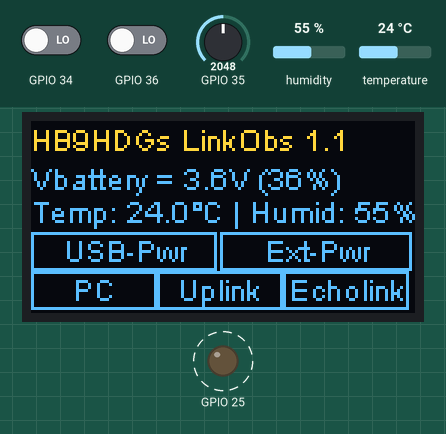
Simulated run of this program. Board: ESP32. Shown: 128×64 one-colour display, output pins drawn as LEDs (lit = HIGH). Dashed ring = blinking. The test bench sets the inputs (shaded band); at power-on: humidity 55 %, GPIO 35 = 2048, GPIO 34 LOW, GPIO 36 LOW, temperature 24 °C. The OLED is the two-colour kind (top 16 rows yellow); EEPROM starts erased; no radio packets arrive unless stated.

Above: at 5.6 s.
5.7 s: humidity set to 22 %
At 16.8 s:
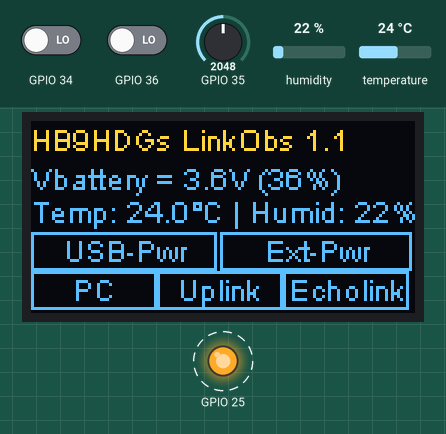
17.5 s: GPIO 35 set to 60
At 31.2 s:
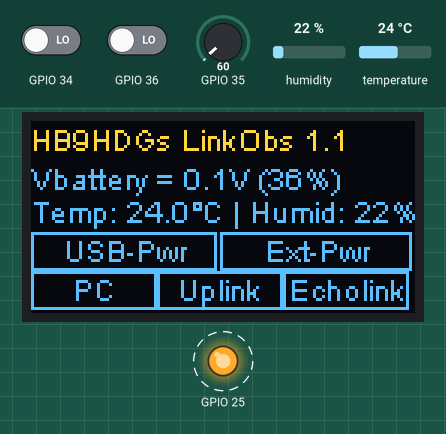
31.5 s: GPIO 34 driven HIGH
At 32.2 s:
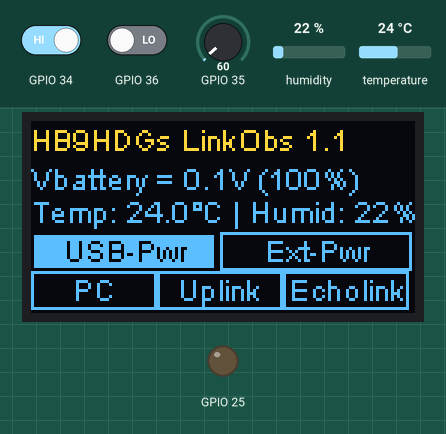
33.0 s: GPIO 36 driven HIGH
At 34.0 s:
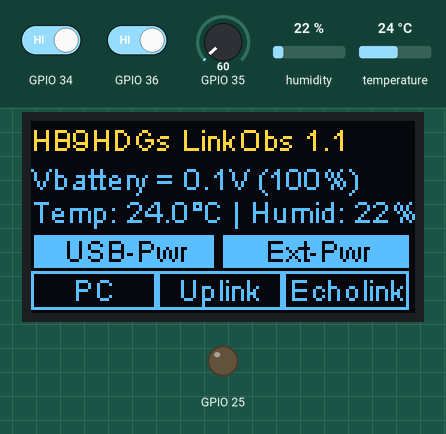
Timing chart, 0 to 35.5 s (numbered marks = the images above; inputs shaded):
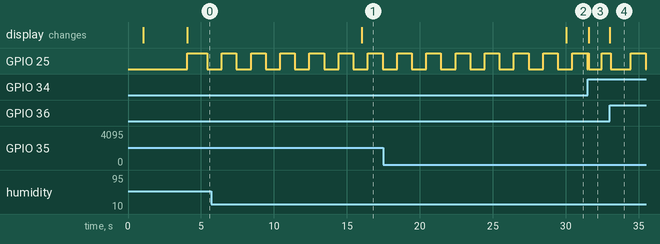

The program:

main.cpp
```cpp
#include <Arduino.h>
#include <config.h>    // our configuration file
#include <hb9gl.h>     // data and display handling
#include <interface.h> // USB communication definition with PC-Compagnion
#include <mylora.h>    // lora handling

// defines for debugging purpuoses
#define LORA true         // enable LoRa tx
#define SERIALDEBUG false // use usb/serial for debug instead communication with PC-Compagnion
#define SERIALDATA !SERIALDEBUG

const Settings settings;

EspClass esp;
DHT dht;
SSD1306 lcd(settings.basic.display_address, settings.basic.display_sda, settings.basic.display_scl);
Display display(lcd, dht);
MyLora lora;

static time_t aprsLastReconnect = 0;
static time_t lastIgBeacon = 0;
static time_t lastMtBeacon = 0;
static time_t lastUpload = 0;

unsigned long lastSerialPacketReceived = 0;
unsigned long KeepAliveInterval = settings.tlm.pc_timeout * 1000L;

// basic timer struct
struct TIMER
{
    unsigned long stamp;
    unsigned long duration;
    bool state;
};

TIMER statusBlink{0, 1000, 0};                                         // timer to control LED blinking with 1000 msec
TIMER tmrAPRSsendData{0, settings.tlm.beacon_interval * 60 * 1000, 0}; // timer to tx APRS Data
TIMER tmrAPRSsendStatus{0, 1 * settings.tlm.status_interval * 60 * 1000, 0}; // timer to tx APRS Status
TIMER tmrGetDHT11Data{0,
                      settings.tlm.dht11_interval * 1000,
                      0}; // timer to get new environmental data from DHT11 sensor

unsigned long currentTime;

void setup()
{
    Serial.begin(settings.basic.serial_baud);
    display.init();

#if SERIALDEBUG
    Serial.print("\n\nLoRa telemetry v");
    Serial.print(settings.basic.version.c_str());
    Serial.println("\nby HB9HDG\n");
#endif
    pinMode(settings.basic.green_led_pin, OUTPUT);
    pinMode(settings.tlm.usb_power_pin, INPUT);
    pinMode(settings.tlm.ext_power_pin, INPUT);

#if SERIALDEBUG
    Serial.println("{setup} LoRa Setup init");
#endif
    lora.init();

#if SERIALDEBUG
    Serial.println("{setup} Display data");
#endif
    display.updateData();
    display.displayData();

#if SERIALDEBUG
    Serial.println("{setup} tx_telemetry_beacon");
#endif
    tmrAPRSsendStatus.stamp = millis();
    lora.tx_telemetry_beacon(display);
#if SERIALDEBUG
    Serial.println("{setup} tx_telemetry_data");
#endif
    tmrAPRSsendData.stamp = millis();
    lora.tx_telemetry_data(display);
#if SERIALDEBUG
    Serial.println("{setup} Startup finished.");
#endif
    display.reset_statusChanged();
}

void loop()
{
    // auto restart in case something unexpected happens
    if (millis() > 23L * 59L * 60L * 1000L)
        esp.restart();

    currentTime = millis();

    // blink status LED
    if (currentTime - statusBlink.stamp >= statusBlink.duration)
    {
        statusBlink.stamp = currentTime;
        statusBlink.state = !statusBlink.state;
        digitalWrite(settings.basic.green_led_pin, statusBlink.state);
    }

#if SERIALDATA
    // serial communication with pc-compagnion
    // look for incoming serial packets
    while (Serial.available() >= sizeof(uint32_t))
    {
        lastSerialPacketReceived = currentTime;
        display.set_statusPCConnected(true);
        auto cmd = uint32_t{};
        // read the command
        if (sizeof(cmd) == Serial.read(( uint8_t * )&cmd, sizeof(cmd)))
        {
            // read the appropriate message and
            // update the system accordingly
            switch (cmd)
            {
            case pc_link_message::command:
            {
                pc_link_message msg;
                Serial.read(( uint8_t * )&msg, sizeof(msg));
                display.set_statusUpLink(msg.UplinkStatus);
                display.set_statusEchoLink(msg.EcholinkStatus);
            }
            break;
            case esp_get_keepAlive_message::command:
            {
                esp_get_keepAlive_message msg;
                Serial.read(( uint8_t * )&msg, sizeof(msg));
            }
            break;
            case esp_get_message::command:
            {
                esp_get_message msg;
                Serial.read(( uint8_t * )&msg, sizeof(msg));
                esp_get_response_message rsp;
                display.updateData();
                rsp.aprsPacketSeq = display.get_aprsPacketSeq();
                rsp.intvoltage = display.get_intVoltage();
                rsp.battPercent = display.get_battPercent();
                rsp.MAINSpower = display.get_statusMainsPower() ? 1 : 0;
                rsp.temperature = display.get_temperature();
                rsp.humidity = display.get_humidity();
                rsp.lastAPRSDataTime = (millis() - tmrAPRSsendData.stamp) / 1000;
                rsp.lastAPRSStatusTime = (millis() - tmrAPRSsendStatus.stamp) / 1000;
                cmd = esp_get_response_message::command;
                while (!Serial.availableForWrite())
                {
                    delay(1);
                }
                Serial.write(( uint8_t * )&cmd, sizeof(cmd));
                while (!Serial.availableForWrite())
                {
                    delay(1);
                }
                Serial.write(( uint8_t * )&rsp, sizeof(rsp));
            }
            break;
            case esp_get_reboot_message::command:
            {
                esp_get_reboot_message msg;
                Serial.read(( uint8_t * )&msg, sizeof(msg));
                esp.restart();
            }
            break;
            default:
                // junk. consume what we didn't read
                while (Serial.available())
                    Serial.read();
                break;
            }
        }
        else
        {
            // junk. consume what we didn't read
            while (Serial.available())
                Serial.read();
        }
    }
#endif

    if (currentTime - lastSerialPacketReceived >= KeepAliveInterval)
    {
        display.set_statusPCConnected(false);
        display.set_statusUpLink(false);
        display.set_statusEchoLink(false);
    }
    display.updateData();

    // send aprs status messages (position and tlm-parameters)
    if (currentTime - tmrAPRSsendStatus.stamp >= tmrAPRSsendStatus.duration)
    {
#if SERIALDEBUG
        Serial.println("{loop} aprs status timer reached.");
#endif
        tmrAPRSsendStatus.stamp = currentTime;
        lora.tx_telemetry_beacon(display);
    }
    // send aprs telemetry data
    if (currentTime - tmrAPRSsendData.stamp >= tmrAPRSsendData.duration)
    {
#if SERIALDEBUG
        Serial.println("{loop} aprs telemetry timer reached.");
#endif
        tmrAPRSsendData.stamp = currentTime;
        lora.tx_telemetry_data(display);
    }

    if (display.get_statusChanged())
    {
        display.reset_statusChanged();
        display.displayData();
        tmrAPRSsendStatus.stamp = currentTime;
        lora.tx_telemetry_data(display);
    }
    if (currentTime % 50)
    {
        display.displayData();
    }
}
```

hb9gl.h
```cpp
#pragma once

#include <DHT.h> // dht11 sensor (temperature & humidity)
#include <EEPROM.h>
#include <SSD1306.h> // LCD display
#include <Wire.h>
#include <config.h> // our configuration file
#include <cstdint>
#include <string>

class Data
{
public:
    Data(const DHT &dht) : m_dht(dht)
    {
#if SERIALDEBUG
        Serial.println("Data constructor called");
#endif
    };
    ~Data() = default;

    void init();
    void updateData();
    void fetchSensorData();
    float get_temperature();
    float get_humidity();
    float get_intVoltage();
    int get_battPercent();
    uint8_t get_aprsPacketSeq();
    void set_aprsPacketSeq(uint8_t count);
    void inc_aprsPacketSeq();
    bool get_statusPCUSBpower();
    bool get_statusMainsPower();
    bool get_statusPCConnected();
    void set_statusPCConnected(bool pcconnected);
    bool get_statusUpLink();
    void set_statusUpLink(bool uplink_reachable);
    bool get_statusEchoLink();
    void set_statusEchoLink(bool echolink_logged_in);
    bool get_statusChanged();
    void reset_statusChanged();

protected:
    const Settings settings;
    // const Basic_settings m_basicSettings;
    // const Telemetry_settings m_tlmSettings;
    // const LoRa_settings m_loraSettings;
    const Texts m_txt;
    float m_temperature{};
    float m_humidity{};
    float m_intvoltage{};
    uint8_t m_battPercent{};
    uint8_t m_aprsPacketSeq{0};
    bool m_statusPCconnected{false};
    bool m_previousStatusPCconnected{false};
    bool m_statusPCUSBpower{false};
    bool m_previousStatusUSBPower{false};
    bool m_statusMainsPower{false};
    bool m_previousStatusMainsPower{false};
    bool m_statusUpLink{false};
    bool m_previousStatusUpLink{false};
    bool m_statusEchoLink{false};
    bool m_previousStatusEchoLink{false};

private:
    const unsigned long m_battWaitTime{15000};
    unsigned long m_battTimeStamp{0};
    DHT m_dht;
    const unsigned long m_dhtWaitTime{15000};
    unsigned long m_dhtTimeStamp{0};
};

class Display : public Data
{
public:
    Display(SSD1306 &lcd, DHT &dht) : Data(dht), m_lcd(lcd)
    {
#if SERIALDEBUG
        Serial.println("Display constructor called");
#endif
    };
    ~Display() {};

    void init();
    void displayData();
    void printBox(int16_t x, int16_t y, int16_t width, int16_t height, const String &text, bool inverse = false);

private:
    SSD1306 m_lcd;
};
```

interface.h
```cpp
#pragma once
#include <cstdint>

struct pc_link_message final
{
    constexpr static const uint32_t command = 1;
    uint8_t UplinkStatus;
    uint8_t EcholinkStatus;
};

struct esp_get_keepAlive_message final
{
    constexpr static const uint32_t command = 2;
    uint32_t dummy;
};

struct esp_get_message final
{
    constexpr static const uint32_t command = 3;
    uint32_t dummy;
};

struct esp_get_response_message final
{
    constexpr static const uint32_t command = 4;
    uint8_t aprsPacketSeq;
    float intvoltage;
    uint8_t battPercent;
    uint8_t MAINSpower;
    float temperature;
    float humidity;
    uint32_t lastAPRSDataTime;
    uint32_t lastAPRSStatusTime;
};

struct esp_get_reboot_message final
{
    constexpr static const uint32_t command = 5;
    uint32_t dummy;
};
```

mylora.h
```cpp
#include <LoRa.h> // LoRa library by Sandeep Mistry
#include <config.h>
#include <hb9gl.h>
#include <string>

class MyLora : public LoRaClass
{
public:
    void init();
    void tx(String tx_data);
    template <typename T>
    void tx(T tx_data);
    void tx_telemetry_beacon(Display &display);
    void tx_telemetry_data(Display &display);

private:
    Settings m_settings;
    std::string lpad(std::string const &str, size_t length, char paddedChar = ' ');
    std::string rpad(std::string const &str, size_t s, char paddedChar = ' ');
};
```

hb9gl.cpp
```cpp
#include <hb9gl.h>
#define SERIALDEBUG false // use usb/serial for debug instead communication with PC-Compagnion
#define SERIALDATA !SERIALDEBUG


void Data::init()
{
#if SERIALDEBUG
    Serial.println("Data::Init");
#endif

    // read aprs sequence counter from eeprom
    EEPROM.begin(512);
    m_aprsPacketSeq = EEPROM.read(settings.basic.EEPROMaddress);
    if (isnan(m_aprsPacketSeq))
        m_aprsPacketSeq = 0;
        // if (m_aprsPacketSeq < 146)
        //     m_aprsPacketSeq = 146;
#if SERIALDEBUG
    Serial.println("EEPROM initiated");
    Serial.print("stored last APRS packet sequence#: ");
    Serial.println(m_aprsPacketSeq);
#endif


    // read internal battery status
    m_intvoltage = float(analogRead(settings.tlm.hall_sensor_pin)) / 4095 * 2 * 3.3 * 1.1;
    m_battPercent = 100 * (m_intvoltage - 3.3) / (4.2 - 3.3);
    if (m_battPercent > 100)
        m_battPercent = 100;
    if (m_battPercent < 0)
        m_battPercent = 0;
#if SERIALDEBUG
    Serial.print("internal battery percent: ");
    Serial.println(m_battPercent);
#endif

    // read dht22 sensor
    m_dht.setup(settings.tlm.dht11_pin);
    delay(1000);
    auto currentTime = millis();
    m_dhtTimeStamp = currentTime;
    m_temperature = m_dht.getTemperature();
    m_humidity = m_dht.getHumidity();
    if (isnan(m_temperature))
        m_temperature = 0.0f;
    if (isnan(m_humidity))
        m_humidity = 0.0f;

#if SERIALDEBUG
    Serial.println("DHT initiated");
    Serial.print("Temp: ");
    Serial.print(m_temperature);
    Serial.print("°C Humidity: ");
    Serial.print(m_humidity);
    Serial.println("%");
#endif
}

void Data::fetchSensorData()
{
#if SERIALDEBUG
    // Serial.println("{Data::fetchSensorData}");
#endif
    get_intVoltage();
    get_temperature();
    get_statusMainsPower();
    get_statusPCUSBpower();
}

void Data::updateData()
{
    fetchSensorData();
}

float Data::get_temperature()
{
    // read dht sensor data
    const auto currentTime = millis();
    if (currentTime - m_dhtTimeStamp >= m_dhtWaitTime)
    {
        m_dhtTimeStamp = currentTime;
        m_temperature = m_dht.getTemperature();
        if (isnan(m_temperature))
            m_temperature = 0.0f;
        m_humidity = m_dht.getHumidity();
        if (isnan(m_humidity))
            m_humidity = 0.0f;
    }

    return m_temperature;
}

float Data::get_humidity()
{
    // read dht sensor data
    get_temperature();
    return m_humidity;
}

float Data::get_intVoltage()
{
    // read internal voltage
    const auto currentTime = millis();
    if (currentTime - m_battTimeStamp >= m_battWaitTime)
    {
        m_battTimeStamp = currentTime;
        m_intvoltage = float(analogRead(settings.tlm.hall_sensor_pin)) / 4095 * 2 * 3.3 * 1.1;
    }
    return m_intvoltage;
}

int Data::get_battPercent()
{
    get_intVoltage();
    m_battPercent = 100 * (m_intvoltage - 3.3) / (4.2 - 3.3);
    if (m_battPercent > 100)
        m_battPercent = 100;
    if (m_battPercent < 0)
        m_battPercent = 0;

    return m_battPercent;
}

uint8_t Data::get_aprsPacketSeq()
{
    return m_aprsPacketSeq;
}

void Data::set_aprsPacketSeq(uint8_t count)
{
    m_aprsPacketSeq = count;
}

void Data::inc_aprsPacketSeq()
{
    ++m_aprsPacketSeq;
    if (m_aprsPacketSeq > 999)
        m_aprsPacketSeq = 0;
}

bool Data::get_statusPCUSBpower()
{
#if SERIALDEBUG
    // Serial.println("{Data::get_statusPCUSBPower}");
#endif
    m_statusPCUSBpower = digitalRead(settings.tlm.usb_power_pin);
    return m_statusPCUSBpower;
}

bool Data::get_statusMainsPower()
{
#if SERIALDEBUG
    // Serial.println("{Data::get_statusMainsPower}");
#endif
    m_statusMainsPower = digitalRead(settings.tlm.ext_power_pin);
    return m_statusMainsPower;
}

bool Data::get_statusChanged()
{
    auto statusChanged =
        ((m_previousStatusEchoLink != m_statusEchoLink) || (m_previousStatusMainsPower != m_statusMainsPower) ||
         (m_previousStatusPCconnected != m_statusPCconnected) || (m_previousStatusUpLink != m_statusUpLink) ||
         (m_previousStatusUSBPower != m_statusPCUSBpower));
#if SERIALDEBUG
    if (statusChanged)
        Serial.println("{Data::get_statusChanged} true");
#endif
    reset_statusChanged();
    return statusChanged;
}

void Data::reset_statusChanged()
{
    m_previousStatusEchoLink = m_statusEchoLink;
    m_previousStatusMainsPower = m_statusMainsPower;
    m_previousStatusPCconnected = m_statusPCconnected;
    m_previousStatusUpLink = m_statusUpLink;
    m_previousStatusUSBPower = m_statusPCUSBpower;
}

bool Data::get_statusPCConnected()
{
    return m_statusPCconnected;
}

void Data::set_statusPCConnected(bool pcconnected)
{
    m_statusPCconnected = pcconnected;
}

bool Data::get_statusUpLink()
{
    return m_statusUpLink;
}

void Data::set_statusUpLink(bool uplink_reachable)
{
    m_statusUpLink = uplink_reachable;
}

bool Data::get_statusEchoLink()
{
    return m_statusEchoLink;
}

void Data::set_statusEchoLink(bool echolink_logged_in)
{
    m_statusEchoLink = echolink_logged_in;
}

void Display::init()
{
#if SERIALDEBUG
    Serial.println("Display::init");
#endif

    Data::init();
    m_lcd.init();
    m_lcd.flipScreenVertically();
    m_lcd.setBrightness(67);
    char tmpStr[30]{""};
    m_lcd.clear();
    m_lcd.setTextAlignment(TEXT_ALIGN_LEFT);
    m_lcd.setFont(ArialMT_Plain_10);
    m_lcd.setColor(WHITE);
    strcat(tmpStr, m_txt.app_title.c_str());
    strcat(tmpStr, " ");
    strcat(tmpStr, settings.basic.version.c_str());
    m_lcd.drawString(0, 0, tmpStr);
    m_lcd.drawHorizontalLine(0, 11, 128);
    m_lcd.display();
}

/**
 * @brief Draws a string inside a box at the given location
 *
 * @param x x-position
 * @param y y-position
 * @param width width of the box
 * @param height height of the box
 * @param text text
 * @param inverse print inverse
 */
void Display::printBox(int16_t x, int16_t y, int16_t width, int16_t height, const String &text, bool inverse)
{
    m_lcd.setColor(inverse ? WHITE : BLACK);
    m_lcd.fillRect(x, y, width, height);
    m_lcd.setColor(inverse ? BLACK : WHITE);
    m_lcd.drawRect(x, y, width, height);
    m_lcd.setTextAlignment(TEXT_ALIGN_CENTER_BOTH);
    m_lcd.drawString(x + (width >> 1), y + (height >> 1), text); // >> 1 eq divide by 2
}

void Display::displayData()
{
#if SERIALDEBUG
    // Serial.println("{Display::displayData}");
#endif
    char tmpStr[30]{""};
    m_lcd.clear();
    m_lcd.setTextAlignment(TEXT_ALIGN_LEFT);
    m_lcd.setFont(ArialMT_Plain_10);
    m_lcd.setColor(WHITE);

    strcat(tmpStr, m_txt.app_title.c_str());
    strcat(tmpStr, " ");
    strcat(tmpStr, settings.basic.version.c_str());
    m_lcd.drawString(0, 0, tmpStr);

    sprintf(tmpStr, m_txt.battery.c_str(), m_intvoltage, m_battPercent);
    m_lcd.drawString(0, 13, tmpStr);
#if SERIALDEBUG
    // Serial.println(tmpStr);
#endif

    sprintf(tmpStr, m_txt.temp_hum.c_str(), m_temperature, m_humidity);
    m_lcd.drawString(0, 24, tmpStr);
#if SERIALDEBUG
    // Serial.println(tmpStr);
#endif

    sprintf(tmpStr, m_txt.usb_pwr.c_str());
    printBox(0, 37, 62, 13, tmpStr, m_statusPCUSBpower);
#if SERIALDEBUG
    // Serial.println(tmpStr);
#endif

    sprintf(tmpStr, m_txt.ext_pwr.c_str());
    printBox(63, 37, 127 - 63, 13, tmpStr, m_statusMainsPower);
#if SERIALDEBUG
    // Serial.println(tmpStr);
#endif

    sprintf(tmpStr, m_txt.pc_conn.c_str());
    printBox(0, 50, 42, 13, tmpStr, m_statusPCconnected);
#if SERIALDEBUG
    // Serial.println(tmpStr);
#endif

    sprintf(tmpStr, m_txt.net_uplink.c_str());
    printBox(42, 50, 42, 13, tmpStr, m_statusUpLink);

#if SERIALDEBUG
    // Serial.println(tmpStr);
#endif

    sprintf(tmpStr, m_txt.net_echolink.c_str());
    printBox(84, 50, 42, 13, tmpStr, m_statusEchoLink);
#if SERIALDEBUG
    // Serial.println(tmpStr);
#endif
    m_lcd.display();
}
```

Source omitted: mylora.cpp (7193 bytes), config.h (3130 bytes)

Measured:
- after the input at 5.7 s, the display: changes after 10.3 s (image 1)
- after the input at 17.5 s, the display: changes after 12.5 s (image 2)
- after the input at 31.5 s, GPIO 25: LOW → HIGH after 0.02 s instead of 0.96 s; the display: changes after 0.08 s (image 3)
- after the input at 33.0 s, the display: changes at once (image 4)
- by itself, GPIO 25: alternates HIGH for 1.0 s and LOW for 1.0 s
